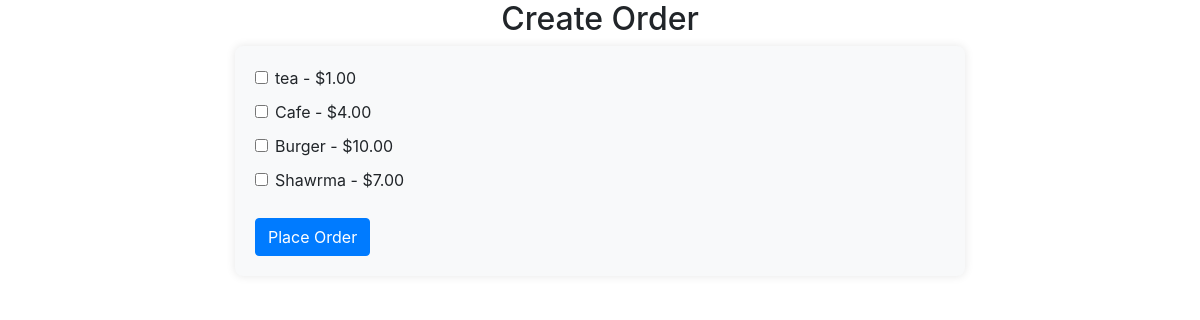
Before: /order/ (signed in) with the older database file.
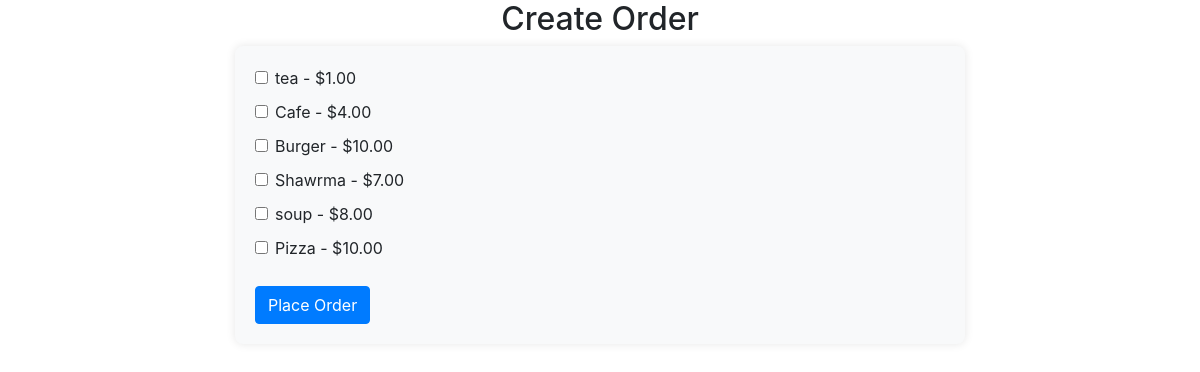
After: the same page with the newer database file.
### orders/models.py (models this page shows, shortened)
class Product(models.Model):
    name = models.CharField(max_length=255)
    price = models.DecimalField(max_digits=10, decimal_places=2)

### orders/views.py (the view, shortened to what this page needs)
# urls.py: path('order/', order_view, name='order_view'),
@login_required
def order_view(request):
    products = Product.objects.all()
    return render(request, 'orders/order.html', {'products': products})

### orders/templates/orders/order.html (shortened to what this page needs)
{% load static %}
<!DOCTYPE html>
<html lang="en">
<head>
    <link rel="stylesheet" href="https://stackpath.bootstrapcdn.com/bootstrap/4.5.2/css/bootstrap.min.css">
    <link rel="stylesheet" href="{% static 'css/styles.css' %}">
</head>
<body>
    <div class="container">
        <div class="row justify-content-center">
            <div class="col-md-8">
                <h2 class="text-center">Create Order</h2>
                <form method="post" action="{% url 'order_view' %}">
                    {% for product in products %}
                    <div class="form-check">
                        <input class="form-check-input" type="checkbox" name="product" value="{{ product.id }}"
                            id="product{{ product.id }}">
                        <label class="form-check-label" for="product{{ product.id }}">
                            {{ product.name }} - ${{ product.price }}
                        </label>
                    </div>
                    {% endfor %}
                    <button type="submit" class="btn btn-primary mt-3">Place Order</button>
                </form>
            </div>
        </div>
    </div>
</body>
</html>

Changed rows visible on the page:
added Product: name "soup", price "8.00"
added Product: name "Pizza", price "10.00"
